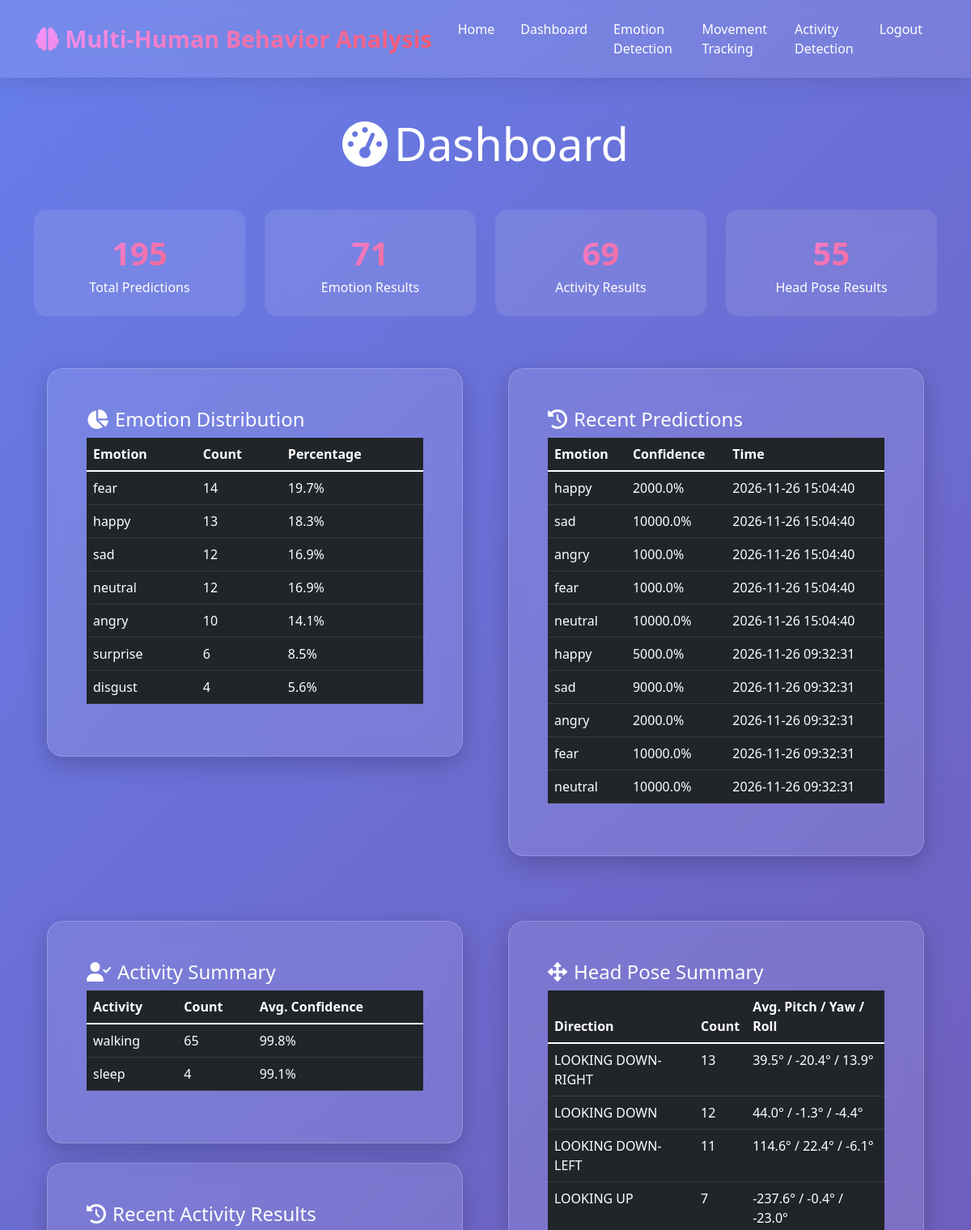
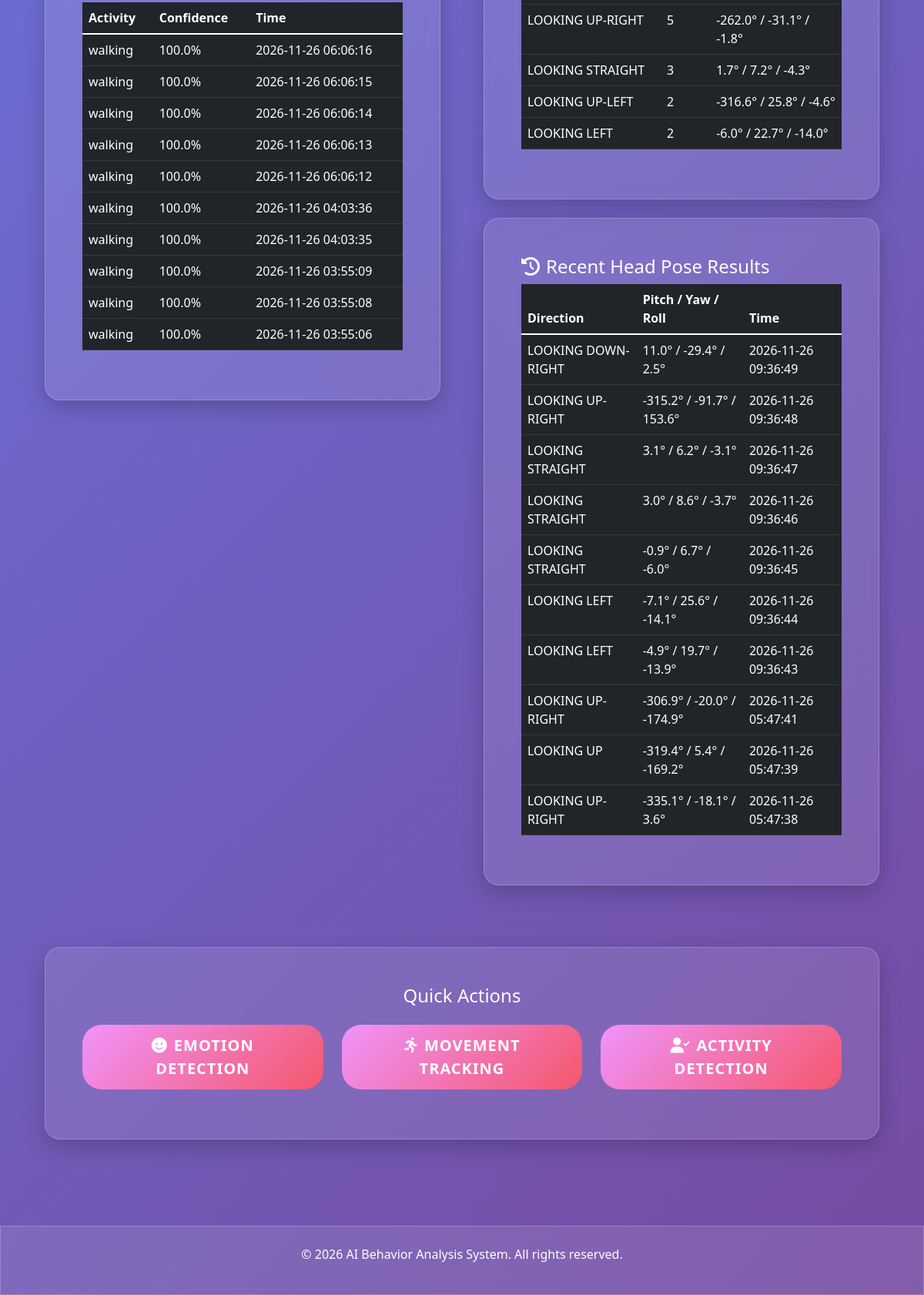
The app's page /dashboard (signed in) with its own data (2 pictures, top to bottom).
### tables this page shows
CREATE TABLE emotion_predictions (
                id INTEGER PRIMARY KEY AUTOINCREMENT,
                user_id INTEGER,
                emotion TEXT NOT NULL,
                confidence REAL NOT NULL,
                timestamp TIMESTAMP DEFAULT CURRENT_TIMESTAMP,
                session_id TEXT,
                FOREIGN KEY (user_id) REFERENCES users (id)
            );

CREATE TABLE activity_predictions (
                id INTEGER PRIMARY KEY AUTOINCREMENT,
                user_id INTEGER,
                activity TEXT NOT NULL,
                confidence REAL NOT NULL,
                timestamp TIMESTAMP DEFAULT CURRENT_TIMESTAMP, session_id TEXT,
                FOREIGN KEY (user_id) REFERENCES users (id)
            );

CREATE TABLE movement_predictions (
                id INTEGER PRIMARY KEY AUTOINCREMENT,
                user_id INTEGER,
                direction TEXT NOT NULL,
                pitch REAL NOT NULL,
                yaw REAL NOT NULL,
                roll REAL NOT NULL,
                timestamp TIMESTAMP DEFAULT CURRENT_TIMESTAMP, session_id TEXT,
                FOREIGN KEY (user_id) REFERENCES users (id)
            );

### app.py (the view)
@app.route('/dashboard')
def dashboard():
    if 'user_id' not in session:
        return redirect(url_for('login'))
    user_id = session['user_id']
    conn = get_db_connection()
    emotion_stats = conn.execute('''
        SELECT emotion, COUNT(*) as count
        FROM emotion_predictions
        WHERE user_id = ?
        GROUP BY emotion
        ORDER BY count DESC
    ''', (user_id,)).fetchall()
    recent_emotions = conn.execute('''
        SELECT emotion, confidence, timestamp
        FROM emotion_predictions
        WHERE user_id = ?
        ORDER BY timestamp DESC
        LIMIT 10
    ''', (user_id,)).fetchall()
    activity_stats = conn.execute('''
        SELECT activity, COUNT(*) as count, AVG(confidence) as avg_confidence
        FROM activity_predictions
        WHERE user_id = ?
        GROUP BY activity
        ORDER BY count DESC
    ''', (user_id,)).fetchall()
    recent_activities = conn.execute('''
        SELECT activity, confidence, datetime(timestamp, 'localtime') AS timestamp
        FROM activity_predictions
        WHERE user_id = ?
        ORDER BY activity_predictions.timestamp DESC
        LIMIT 10
    ''', (user_id,)).fetchall()
    movement_stats = conn.execute('''
        SELECT direction, COUNT(*) as count,
               AVG(pitch) as avg_pitch, AVG(yaw) as avg_yaw, AVG(roll) as avg_roll
        FROM movement_predictions
        WHERE user_id = ?
        GROUP BY direction
        ORDER BY count DESC
    ''', (user_id,)).fetchall()
    recent_movements = conn.execute('''
        SELECT direction, pitch, yaw, roll, datetime(timestamp, 'localtime') AS timestamp
        FROM movement_predictions
        WHERE user_id = ?
        ORDER BY movement_predictions.timestamp DESC
        LIMIT 10
    ''', (user_id,)).fetchall()
    conn.close()
    emotion_total = sum(stat['count'] for stat in emotion_stats)
    activity_total = sum(stat['count'] for stat in activity_stats)
    movement_total = sum(stat['count'] for stat in movement_stats)
    return render_template('dashboard.html',
                         emotion_stats=emotion_stats,
                         recent_emotions=recent_emotions,
                         activity_stats=activity_stats,
                         recent_activities=recent_activities,
                         movement_stats=movement_stats,
                         recent_movements=recent_movements,
                         emotion_total=emotion_total,
                         activity_total=activity_total,
                         movement_total=movement_total,
                         total_predictions=emotion_total + activity_total + movement_total)

### templates/dashboard.html (shortened to what this page needs)
{% extends "base.html" %}
{% block content %}
<div class="container py-5">
    <div class="row">
        <div class="col-12">
            <h1 class="display-4 text-center mb-5">
                <i class="fas fa-tachometer-alt me-2"></i>Dashboard
            </h1>
        </div>
    </div>
    <div class="row mb-5">
        <div class="col-md-3">
            <div class="stat-card">
                <div class="stat-number">{{ total_predictions }}</div>
                <div class="stat-label">Total Predictions</div>
            </div>
        </div>
        <div class="col-md-3">
            <div class="stat-card">
                <div class="stat-number">{{ emotion_total }}</div>
                <div class="stat-label">Emotion Results</div>
            </div>
        </div>
        <div class="col-md-3">
            <div class="stat-card">
                <div class="stat-number">{{ activity_total }}</div>
                <div class="stat-label">Activity Results</div>
            </div>
        </div>
        <div class="col-md-3">
            <div class="stat-card">
                <div class="stat-number">{{ movement_total }}</div>
                <div class="stat-label">Head Pose Results</div>
            </div>
        </div>
    </div>
    <div class="row mb-5">
        <div class="col-lg-6">
            <div class="card">
                <div class="card-body">
                    <h4 class="card-title">
                        <i class="fas fa-chart-pie me-2"></i>Emotion Distribution
                    </h4>
                    {% if emotion_stats %}
                    <div class="table-responsive">
                        <table class="table table-dark table-hover">
                            <thead>
                                <tr>
                                    <th>Emotion</th>
                                    <th>Count</th>
                                    <th>Percentage</th>
                                </tr>
                            </thead>
                            <tbody>
                                {% for stat in emotion_stats %}
                                <tr>
                                    <td>{{ stat.emotion }}</td>
                                    <td>{{ stat.count }}</td>
                                    <td>{{ (stat.count / (emotion_stats|sum(attribute='count')) * 100)|round(1) }}%</td>
                                </tr>
                                {% endfor %}
                            </tbody>
                        </table>
                    </div>
                    {% else %}
                    <p class="text-center">No emotion data available yet.</p>
                    {% endif %}
                </div>
            </div>
        </div>
        <div class="col-lg-6">
            <div class="card">
                <div class="card-body">
                    <h4 class="card-title">
                        <i class="fas fa-history me-2"></i>Recent Predictions
                    </h4>
                    {% if recent_emotions %}
                    <div class="table-responsive">
                        <table class="table table-dark table-hover">
                            <thead>
                                <tr>
                                    <th>Emotion</th>
                                    <th>Confidence</th>
                                    <th>Time</th>
                                </tr>
                            </thead>
                            <tbody>
                                {% for emotion in recent_emotions %}
                                <tr>
                                    <td>{{ emotion.emotion }}</td>
                                    <td>{{ (emotion.confidence * 100)|round(1) }}%</td>
                                    <td>{{ emotion.timestamp }}</td>
                                </tr>
                                {% endfor %}
                            </tbody>
                        </table>
                    </div>
                    {% else %}
                    <p class="text-center">No recent predictions.</p>
                    {% endif %}
                </div>
            </div>
        </div>
    </div>
        <div class="row mb-5">
            <div class="col-lg-6">
                <div class="card mb-4">
                    <div class="card-body">
                        <h4 class="card-title">
                            <i class="fas fa-user-check me-2"></i>Activity Summary
                        </h4>
                        {% if activity_stats %}
                        <div class="table-responsive">
                            <table class="table table-dark table-hover">
                                <thead><tr><th>Activity</th><th>Count</th><th>Avg. Confidence</th></tr></thead>
                                <tbody>
                                    {% for stat in activity_stats %}
                                    <tr>
                                        <td>{{ stat.activity }}</td>
                                        <td>{{ stat.count }}</td>
                                        <td>{{ (stat.avg_confidence * 100)|round(1) }}%</td>
                                    </tr>
                                    {% endfor %}
                                </tbody>
                            </table>
                        </div>
                        {% else %}
                        <p class="text-center">No activity data available yet.</p>
                        {% endif %}
                    </div>
                </div>
                <div class="card">
                    <div class="card-body">
                        <h4 class="card-title">
                            <i class="fas fa-history me-2"></i>Recent Activity Results
                        </h4>
                        {% if recent_activities %}
                        <div class="table-responsive">
                            <table class="table table-dark table-hover">
                                <thead><tr><th>Activity</th><th>Confidence</th><th>Time</th></tr></thead>
                                <tbody>
                                    {% for result in recent_activities %}
                                    <tr>
                                        <td>{{ result.activity }}</td>
                                        <td>{{ (result.confidence * 100)|round(1) }}%</td>
                                        <td>{{ result.timestamp }}</td>
                                    </tr>
                                    {% endfor %}
                                </tbody>
                            </table>
                        </div>
                        {% else %}
                        <p class="text-center">No recent activity results.</p>
                        {% endif %}
                    </div>
                </div>
            </div>
            <div class="col-lg-6">
                <div class="card mb-4">
                    <div class="card-body">
                        <h4 class="card-title">
                            <i class="fas fa-arrows-alt me-2"></i>Head Pose Summary
                        </h4>
                        {% if movement_stats %}
                        <div class="table-responsive">
                            <table class="table table-dark table-hover">
                                <thead>
                                    <tr><th>Direction</th><th>Count</th><th>Avg. Pitch / Yaw / Roll</th></tr>
                                </thead>
                                <tbody>
                                    {% for stat in movement_stats %}
                                    <tr>
                                        <td>{{ stat.direction }}</td>
                                        <td>{{ stat.count }}</td>
                                        <td>{{ stat.avg_pitch|round(1) }}° / {{ stat.avg_yaw|round(1) }}° / {{ stat.avg_roll|round(1) }}°</td>
                                    </tr>
                                    {% endfor %}
                                </tbody>
                            </table>
                        </div>
                        {% else %}
                        <p class="text-center">No head pose data available yet.</p>
                        {% endif %}
                    </div>
                </div>
                <div class="card">
                    <div class="card-body">
                        <h4 class="card-title">
                            <i class="fas fa-history me-2"></i>Recent Head Pose Results
                        </h4>
                        {% if recent_movements %}
                        <div class="table-responsive">
                            <table class="table table-dark table-hover">
                                <thead>
                                    <tr><th>Direction</th><th>Pitch / Yaw / Roll</th><th>Time</th></tr>
                                </thead>
                                <tbody>
                                    {% for result in recent_movements %}
                                    <tr>
                                        <td>{{ result.direction }}</td>
                                        <td>{{ result.pitch|round(1) }}° / {{ result.yaw|round(1) }}° / {{ result.roll|round(1) }}°</td>
                                        <td>{{ result.timestamp }}</td>
                                    </tr>
                                    {% endfor %}
                                </tbody>
                            </table>
                        </div>
                        {% else %}
                        <p class="text-center">No recent head pose results.</p>
                        {% endif %}
                    </div>
                </div>
            </div>
        </div>
    <div class="row">
        <div class="col-12">
            <div class="card">
                <div class="card-body text-center">
                    <h4 class="card-title mb-4">Quick Actions</h4>
                    <div class="row">
                        <div class="col-md-4">
                            <a href="{{ url_for('emotion') }}" class="btn btn-gradient btn-lg w-100 mb-3">
                                <i class="fas fa-smile me-2"></i>Emotion Detection
                            </a>
                        </div>
                        <div class="col-md-4">
                            <a href="{{ url_for('movement') }}" class="btn btn-gradient btn-lg w-100 mb-3">
                                <i class="fas fa-running me-2"></i>Movement Tracking
                            </a>
                        </div>
                        <div class="col-md-4">
                            <a href="{{ url_for('activity') }}" class="btn btn-gradient btn-lg w-100 mb-3">
                                <i class="fas fa-user-check me-2"></i>Activity Detection
                            </a>
                        </div>
                    </div>
                </div>
            </div>
        </div>
    </div>
</div>
{% endblock %}

### records on screen
emotion_predictions: emotion "happy", (emotion.confidence*100)|round(1) "2000.0", timestamp "2026-11-26 15:04:40"
emotion_predictions: emotion "sad", (emotion.confidence*100)|round(1) "10000.0", timestamp "2026-11-26 15:04:40"
emotion_predictions: emotion "angry", (emotion.confidence*100)|round(1) "1000.0", timestamp "2026-11-26 15:04:40"
emotion_predictions: emotion "fear", (emotion.confidence*100)|round(1) "1000.0", timestamp "2026-11-26 15:04:40"
emotion_predictions: emotion "neutral", (emotion.confidence*100)|round(1) "10000.0", timestamp "2026-11-26 15:04:40"
emotion_predictions: emotion "happy", (emotion.confidence*100)|round(1) "5000.0", timestamp "2026-11-26 09:32:31"
emotion_predictions: emotion "sad", (emotion.confidence*100)|round(1) "9000.0", timestamp "2026-11-26 09:32:31"
emotion_predictions: emotion "angry", (emotion.confidence*100)|round(1) "2000.0", timestamp "2026-11-26 09:32:31"
emotion_predictions: emotion "fear", (emotion.confidence*100)|round(1) "10000.0", timestamp "2026-11-26 09:32:31"
emotion_predictions: emotion "neutral", (emotion.confidence*100)|round(1) "10000.0", timestamp "2026-11-26 09:32:31"
activity_predictions: activity "walking", (result.confidence*100)|round(1) "100.0", timestamp "2026-11-26 06:06:16"
activity_predictions: activity "walking", (result.confidence*100)|round(1) "100.0", timestamp "2026-11-26 06:06:15"
activity_predictions: activity "walking", (result.confidence*100)|round(1) "100.0", timestamp "2026-11-26 06:06:14"
activity_predictions: activity "walking", (result.confidence*100)|round(1) "100.0", timestamp "2026-11-26 06:06:13"
activity_predictions: activity "walking", (result.confidence*100)|round(1) "100.0", timestamp "2026-11-26 06:06:12"
activity_predictions: activity "walking", (result.confidence*100)|round(1) "100.0", timestamp "2026-11-26 04:03:36"
activity_predictions: activity "walking", (result.confidence*100)|round(1) "100.0", timestamp "2026-11-26 04:03:35"
activity_predictions: activity "walking", (result.confidence*100)|round(1) "100.0", timestamp "2026-11-26 03:55:09"
activity_predictions: activity "walking", (result.confidence*100)|round(1) "100.0", timestamp "2026-11-26 03:55:08"
activity_predictions: activity "walking", (result.confidence*100)|round(1) "100.0", timestamp "2026-11-26 03:55:06"
movement_predictions: direction "LOOKING DOWN-RIGHT", pitch "11.0", yaw "-29.4", roll "2.5", timestamp "2026-11-26 09:36:49"
movement_predictions: direction "LOOKING UP-RIGHT", pitch "-315.2", yaw "-91.7", roll "153.6", timestamp "2026-11-26 09:36:48"
movement_predictions: direction "LOOKING STRAIGHT", pitch "3.1", yaw "6.2", roll "-3.1", timestamp "2026-11-26 09:36:47"
movement_predictions: direction "LOOKING STRAIGHT", pitch "3.0", yaw "8.6", roll "-3.7", timestamp "2026-11-26 09:36:46"
movement_predictions: direction "LOOKING STRAIGHT", pitch "-0.9", yaw "6.7", roll "-6.0", timestamp "2026-11-26 09:36:45"
movement_predictions: direction "LOOKING LEFT", pitch "-7.1", yaw "25.6", roll "-14.1", timestamp "2026-11-26 09:36:44"
movement_predictions: direction "LOOKING LEFT", pitch "-4.9", yaw "19.7", roll "-13.9", timestamp "2026-11-26 09:36:43"
movement_predictions: direction "LOOKING UP-RIGHT", pitch "-306.9", yaw "-20.0", roll "-174.9", timestamp "2026-11-26 05:47:41"
movement_predictions: direction "LOOKING UP", pitch "-319.4", yaw "5.4", roll "-169.2", timestamp "2026-11-26 05:47:39"
movement_predictions: direction "LOOKING UP-RIGHT", pitch "-335.1", yaw "-18.1", roll "3.6", timestamp "2026-11-26 05:47:38"

### other values on screen
{{ total_predictions }} "195"
{{ emotion_total }} "71"
{{ activity_total }} "69"
{{ movement_total }} "55"
{{ stat.emotion }} "fear" "happy" "sad" "neutral" "angry" "surprise" "disgust"
{{ stat.count }} "14" "13" "12" "12" "10" "6" "4"
{{ (stat.count / (emotion_stats|sum(attribute='count')) * 100)|round(1) }} "19.7" "18.3" "16.9" "16.9" "14.1" "8.5" "5.6"
{{ stat.activity }} "walking" "sleep"
{{ stat.count }} "65" "4"
{{ (stat.avg_confidence * 100)|round(1) }} "99.8" "99.1"
{{ stat.direction }} "LOOKING DOWN-RIGHT" "LOOKING DOWN" "LOOKING DOWN-LEFT" "LOOKING UP" "LOOKING UP-RIGHT" "LOOKING STRAIGHT" "LOOKING UP-LEFT" "LOOKING LEFT"
{{ stat.count }} "13" "12" "11" "7" "5" "3" "2" "2"
{{ stat.avg_pitch|round(1) }} "39.5" "44.0" "114.6" "-237.6" "-262.0" "1.7" "-316.6" "-6.0"
{{ stat.avg_yaw|round(1) }} "-20.4" "-1.3" "22.4" "-0.4" "-31.1" "7.2" "25.8" "22.7"
{{ stat.avg_roll|round(1) }} "13.9" "-4.4" "-6.1" "-23.0" "-1.8" "-4.3" "-4.6" "-14.0"
